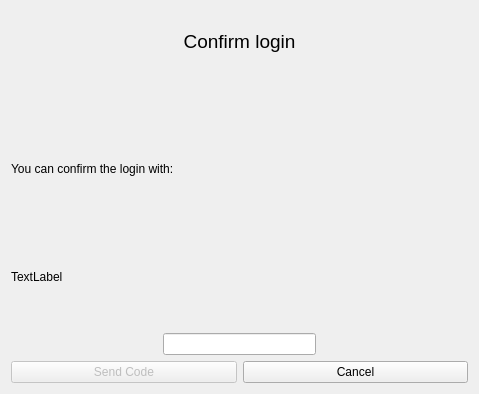
<?xml version="1.0" encoding="UTF-8"?>
<ui version="4.0">
 <class>TwoFactorDialog</class>
 <widget class="QDialog" name="TwoFactorDialog">
  <property name="windowModality">
   <enum>Qt::WindowModal</enum>
  </property>
  <property name="geometry">
   <rect>
    <x>0</x>
    <y>0</y>
    <width>479</width>
    <height>394</height>
   </rect>
  </property>
  <property name="windowTitle">
   <string>Second Factor Needed</string>
  </property>
  <layout class="QVBoxLayout" name="verticalLayout_2">
   <item>
    <layout class="QVBoxLayout" name="verticalLayout">
     <item>
      <widget class="QLabel" name="confirmTitle">
       <property name="text">
        <string>&lt;html&gt;&lt;head/&gt;&lt;body&gt;&lt;p align=&quot;center&quot;&gt;&lt;span style=&quot; font-size:14pt;&quot;&gt;Confirm login&lt;/span&gt;&lt;/p&gt;&lt;p align=&quot;center&quot;&gt;&lt;br/&gt;&lt;/p&gt;&lt;/body&gt;&lt;/html&gt;</string>
       </property>
      </widget>
     </item>
     <item>
      <widget class="QLabel" name="label">
       <property name="text">
        <string>You can confirm the login with:</string>
       </property>
      </widget>
     </item>
     <item>
      <widget class="QLabel" name="allowedConfirmationsLabel">
       <property name="text">
        <string>TextLabel</string>
       </property>
      </widget>
     </item>
    </layout>
   </item>
   <item>
    <layout class="QHBoxLayout" name="horizontalLayout_2">
     <item>
      <spacer name="horizontalSpacer_2">
       <property name="orientation">
        <enum>Qt::Horizontal</enum>
       </property>
       <property name="sizeHint" stdset="0">
        <size>
         <width>40</width>
         <height>20</height>
        </size>
       </property>
      </spacer>
     </item>
     <item>
      <widget class="QLineEdit" name="steamGuardCodeField"/>
     </item>
     <item>
      <spacer name="horizontalSpacer">
       <property name="orientation">
        <enum>Qt::Horizontal</enum>
       </property>
       <property name="sizeHint" stdset="0">
        <size>
         <width>40</width>
         <height>20</height>
        </size>
       </property>
      </spacer>
     </item>
    </layout>
   </item>
   <item>
    <layout class="QHBoxLayout" name="horizontalLayout">
     <item>
      <widget class="QPushButton" name="acceptButton">
       <property name="enabled">
        <bool>false</bool>
       </property>
       <property name="text">
        <string>Send Code</string>
       </property>
      </widget>
     </item>
     <item>
      <widget class="QPushButton" name="cancelButton">
       <property name="text">
        <string>Cancel</string>
       </property>
      </widget>
     </item>
    </layout>
   </item>
  </layout>
 </widget>
 <resources/>
 <connections/>
</ui>
